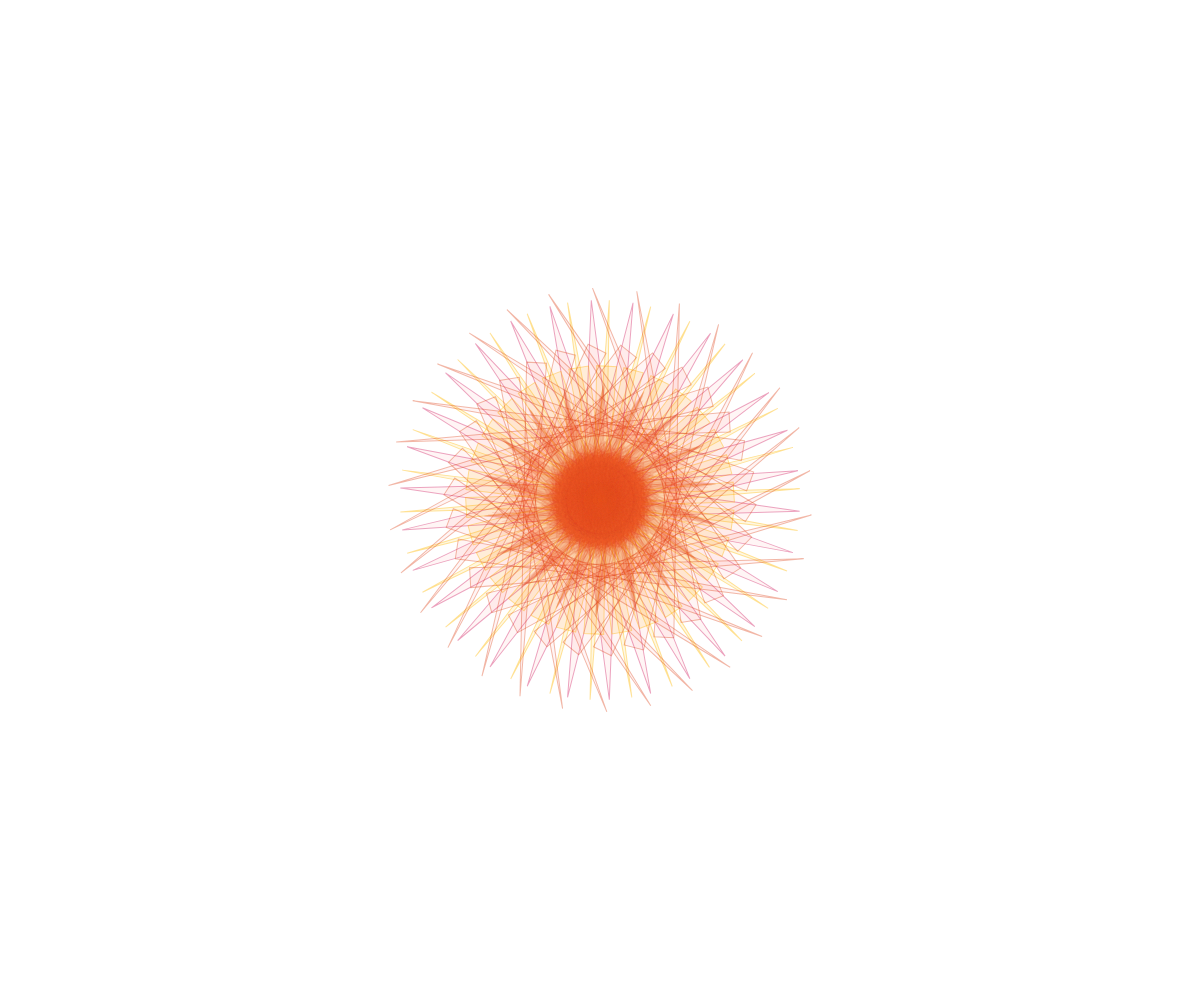
Frame 1 (no input)
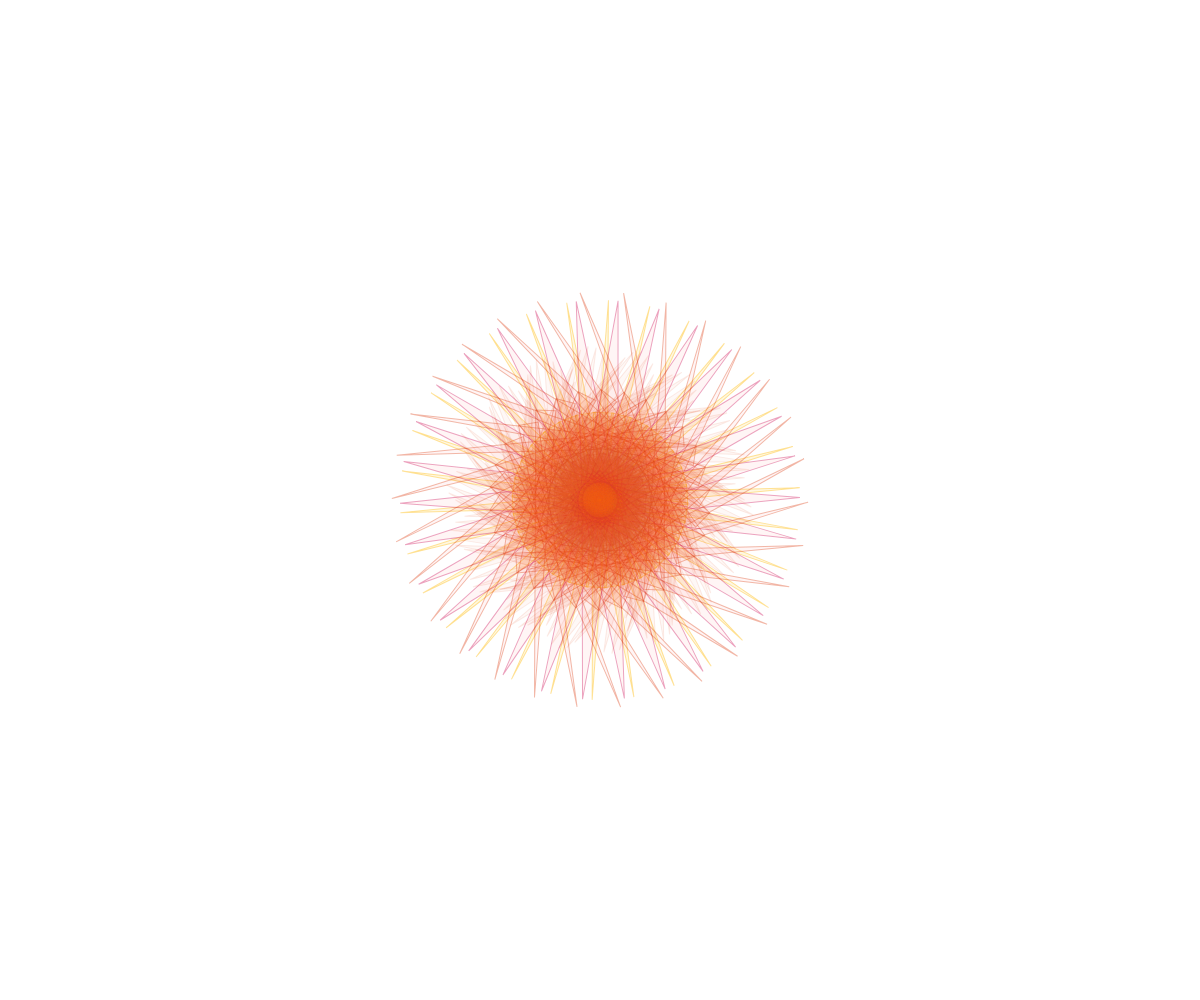
Frame 60 (no input)
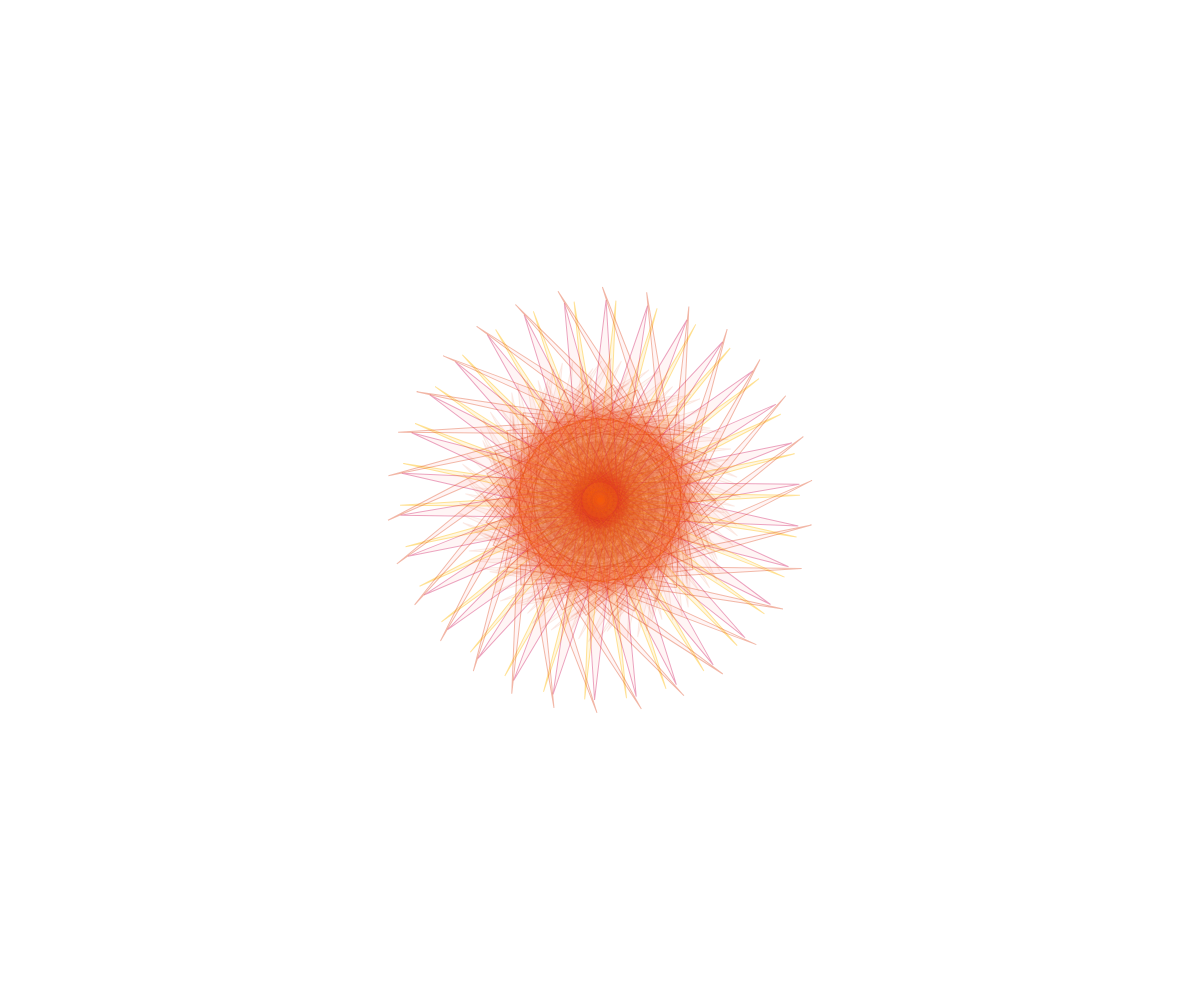
Frame 120 (the mouse pressed at the canvas centre since frame 60)

The p5.js sketch that drew these frames (run headless with seeded random() and noise() and a simulated clock; from frame 60 on, the mouse is pressed at the canvas centre):

// p5.js sketch
// ── sketch.js
function setup() {
 createCanvas(windowWidth, windowHeight);
}

function draw() {
 background(255);

 //ANGLES that rotate with perlin noise
 var a1 = TWO_PI * noise(0.01 * frameCount + 10);
 var a2 = TWO_PI * noise(0.01 * frameCount + 20);
 var a3 = TWO_PI * noise(0.01 * frameCount + 30);

 //X CO-ORDINATE
 var x1 = 60 * noise(0.01 * frameCount + 40);
 var x2 = 200 * noise(0.01 * frameCount + 50);

 //SIZE OF SHAPE
 var s1 = 200 * noise(0.01 * frameCount + 60);
 var s2 = 50 * noise(0.01 * frameCount + 60);

 translate(width / 2, height / 2);

 for (var i = 0; i < 30; i++) {
  push();
  fill(255, 184, 0, 30); //yellow
  stroke(255, 184, 0, 100);
  rotate(a3 + i / 4.77);
  triangle(0, -200, -10, s1, 10, s1);
  pop();

  push(); //red
  fill(255, 0, 0, 10);
  stroke(200, 0, 80, 90);
  rotate(a2 + i / 4.77);
  triangle(0, -200, -20, s2, 20, s2);
  pop();
 }

 for (i = 0; i < 30; i++) {
  push();
  fill(255, 0, 10, 10); //dark orange
  stroke(219, 59, 13, 90);
  rotate(a3 + i / 4.77);
  translate(x2, 0);
  triangle(0, -200, -10, s1, 10, s1);
  pop();
 }

 for (i = 0; i < 18; i++) {
  push();
  fill(223, 85, 45, 10); //light orange
  stroke(223, 85, 45, 30);
  rotate(a1 + TWO_PI * i / 18);
  translate(x1, 0);
  for (var j = 0; j < 16; j++) {
   push();
   rotate(a2 + TWO_PI * j / 16);
   translate(x1, 0);
   rotate(a1);
   triangle(0, -100, -10, s2, 10, s2);
   rect(x1, 0, s2, s2);
   pop();
  }
  translate()
  pop();
 }

}
